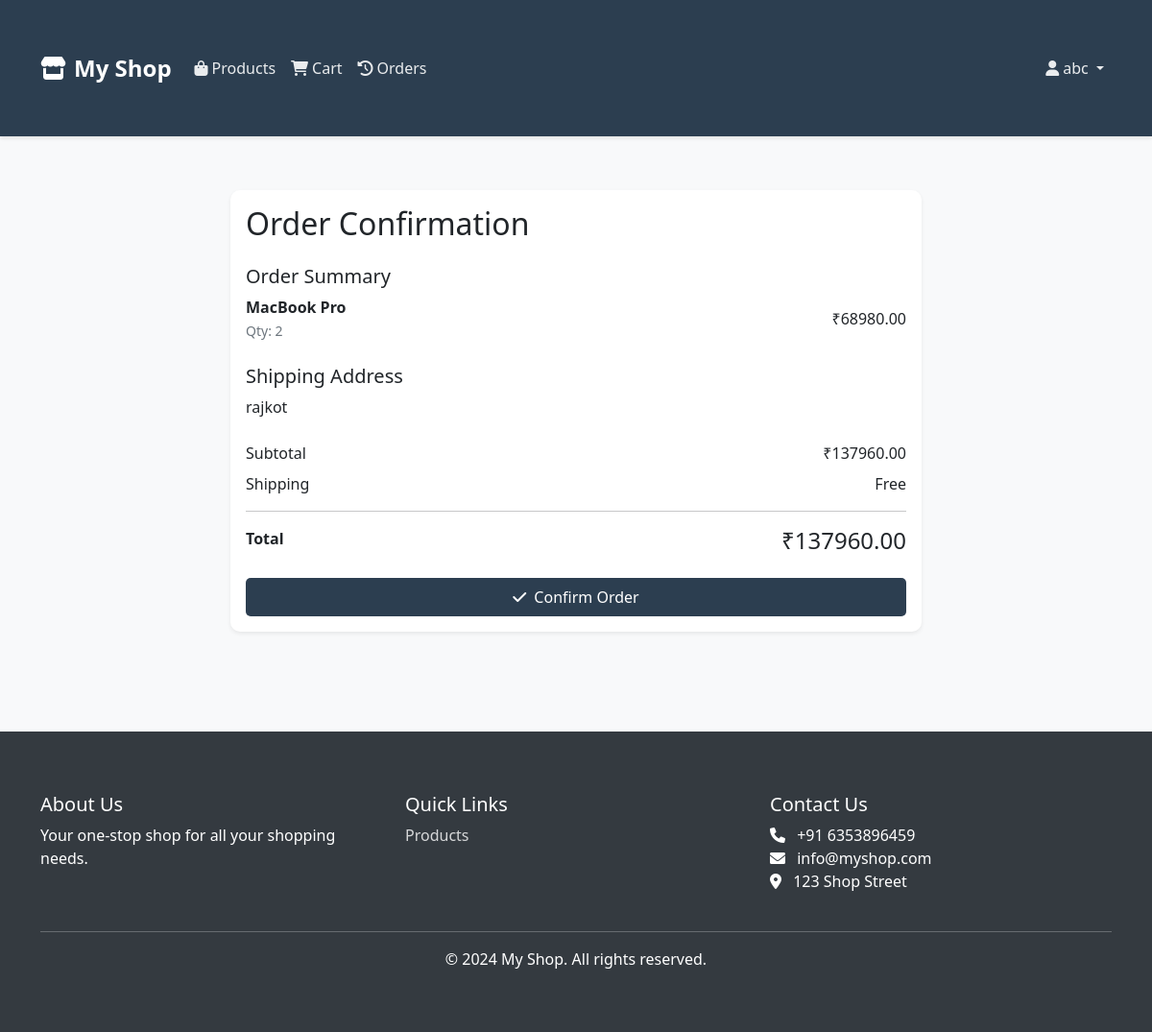
The app's page /checkout/ (signed in) with its own data.
### myapp/models.py (models this page shows, shortened)
class CartItem(models.Model):
    cart = models.ForeignKey(Cart, on_delete=models.CASCADE)
    product = models.ForeignKey(Product, on_delete=models.CASCADE)
    quantity = models.IntegerField(default=1)
    @property
    def get_total(self):
        if self.product.sale_price:
            total = self.product.sale_price * self.quantity
        else:
            total = self.product.price * self.quantity
        return total

class Product(models.Model):
    name = models.CharField(max_length=100)
    category = models.ForeignKey(Category, on_delete=models.CASCADE, related_name='products')
    description = models.TextField()
    price = models.DecimalField(max_digits=10, decimal_places=2)
    sale_price = models.DecimalField(max_digits=10, decimal_places=2, null=True, blank=True)
    stock = models.IntegerField(default=0)
    material = models.CharField(max_length=100)
    product_image = models.ImageField(upload_to='product_images/')
    additional_images = models.ManyToManyField('ProductImage', blank=True)
    created_at = models.DateTimeField(auto_now_add=True)
    updated_at = models.DateTimeField(auto_now=True)
    is_active = models.BooleanField(default=True)
    is_featured = models.BooleanField(default=False)

class Customer(models.Model):
    user = models.OneToOneField(User, on_delete=models.CASCADE)
    profile_pic = models.ImageField(upload_to='profile_pic/CustomerProfilePic/', null=True, blank=True)
    address = models.CharField(max_length=40)
    mobile = models.CharField(max_length=20, null=False)

### myapp/views.py (the view, shortened to what this page needs)
# urls.py: path('checkout/', views.checkout, name='checkout'),
@login_required(login_url='login')
def checkout(request):
    try:
        cart = Cart.objects.get(customer=request.user.customer)
        cart_items = cart.cartitem_set.all()
        if not cart_items:
            messages.error(request, 'Your cart is empty!')
            return redirect('cart')
        return render(request, 'myapp/checkout.html', {
            'cart_items': cart_items,
            'total': cart.get_cart_total
        })
    except Cart.DoesNotExist:
        messages.error(request, 'Your cart is empty!')
        return redirect('cart')

### myapp/models.py (called while the page is built)
    @property
    def get_cart_total(self):
        cartitems = self.cartitem_set.all()
        total = sum([item.get_total for item in cartitems])
        return total

### myapp/templates/myapp/checkout.html (shortened to what this page needs)
{% extends 'myapp/base.html' %}
{% load static %}
{% block content %}
<div class="container py-4">
    <div class="row justify-content-center">
        <div class="col-md-8">
            <div class="card shadow-sm">
                <div class="card-body">
                    <h2 class="card-title mb-4">Order Confirmation</h2>
                    <div class="mb-4">
                        <h5>Order Summary</h5>
                        {% for item in cart_items %}
                            <div class="d-flex justify-content-between align-items-center mb-2">
                                <div>
                                    <span class="fw-bold">{{ item.product.name }}</span>
                                    <br>
                                    <small class="text-muted">Qty: {{ item.quantity }}</small>
                                </div>
                                <div class="text-end">
                                    {% if item.product.sale_price %}
                                        <span class="text-decoration-line-through text-muted me-2">₹{{ item.product.price }}</span>
                                        <span class="text-danger">₹{{ item.product.sale_price }}</span>
                                    {% else %}
                                        ₹{{ item.product.price }}
                                    {% endif %}
                                </div>
                            </div>
                        {% endfor %}
                    </div>
                    <div class="mb-4">
                        <h5>Shipping Address</h5>
                        <p class="mb-0">{{ user.customer.address }}</p>
                    </div>
                    <div class="mb-4">
                        <div class="d-flex justify-content-between mb-2">
                            <span>Subtotal</span>
                            <span>₹{{ total }}</span>
                        </div>
                        <div class="d-flex justify-content-between mb-2">
                            <span>Shipping</span>
                            <span>Free</span>
                        </div>
                        <hr>
                        <div class="d-flex justify-content-between">
                            <strong>Total</strong>
                            <strong class="h4 mb-0">₹{{ total }}</strong>
                        </div>
                    </div>
                    <form method="POST">
                        <button type="submit" class="btn btn-primary w-100">
                            <i class="fas fa-check me-2"></i>Confirm Order
                        </button>
                    </form>
                </div>
            </div>
        </div>
    </div>
</div>
{% endblock %}

### myapp/templates/myapp/base.html (shortened to what this page needs)
<!DOCTYPE html>
<html lang="en">
<head>
    <link href="https://cdn.jsdelivr.net/npm/bootstrap@5.1.3/dist/css/bootstrap.min.css" rel="stylesheet">
    <link rel="stylesheet" href="https://cdnjs.cloudflare.com/ajax/libs/font-awesome/6.0.0/css/all.min.css">
</head>
<body>
    <nav class="navbar navbar-expand-lg">
        <div class="container">
            <a class="navbar-brand" href="{% url 'product_list' %}">
                <i class="fas fa-store me-2"></i>My Shop
            </a>
            <div class="collapse navbar-collapse" id="navbarNav">
                <ul class="navbar-nav me-auto">
                    <li class="nav-item">
                        <a class="nav-link" href="{% url 'product_list' %}">
                            <i class="fas fa-shopping-bag me-1"></i>Products
                        </a>
                    </li>
                    {% if user.is_authenticated %}
                        {% if user.userprofile.user_type == 'shopkeeper' %}
                            <li class="nav-item">
                                <a class="nav-link {% if request.resolver_match.url_name == 'shopkeeper_dashboard' %}active{% endif %}" href="{% url 'shopkeeper_dashboard' %}">
                                    <i class="fas fa-tachometer-alt me-1"></i>Dashboard
                                </a>
                            </li>
                            <li class="nav-item">
                                <a class="nav-link {% if request.resolver_match.url_name == 'add_product' %}active{% endif %}" href="{% url 'add_product' %}">
                                    <i class="fas fa-plus me-1"></i>Add Product
                                </a>
                            </li>
                            <li class="nav-item">
                                <a class="nav-link {% if request.resolver_match.url_name == 'all_orders' %}active{% endif %}" href="{% url 'all_orders' %}">
                                    <i class="fas fa-list me-1"></i>All Orders
                                </a>
                            </li>
                        {% else %}
                            <li class="nav-item">
                                <a class="nav-link {% if request.resolver_match.url_name == 'cart' %}active{% endif %}" href="{% url 'cart' %}">
                                    <i class="fas fa-shopping-cart me-1"></i>Cart
                                </a>
                            </li>
                            <li class="nav-item">
                                <a class="nav-link {% if request.resolver_match.url_name == 'order_history' %}active{% endif %}" href="{% url 'order_history' %}">
                                    <i class="fas fa-history me-1"></i>Orders
                                </a>
                            </li>
                        {% endif %}
                    {% endif %}
                </ul>
                <ul class="navbar-nav">
                    {% if user.is_authenticated %}
                        <li class="nav-item dropdown">
                            <a class="nav-link dropdown-toggle" href="#" id="navbarDropdown" role="button" data-bs-toggle="dropdown">
                                <i class="fas fa-user me-1"></i>{{ user.username }}
                            </a>
                        </li>
                    {% endif %}
                </ul>
            </div>
        </div>
    </nav>
    <div class="container">
        {% block content %}
        {% endblock %}
    </div>
    <footer class="footer">
        <div class="container">
            <div class="row">
                <div class="col-md-4">
                    <h5>About Us</h5>
                    <p>Your one-stop shop for all your shopping needs.</p>
                </div>
                <div class="col-md-4">
                    <h5>Quick Links</h5>
                    <ul class="list-unstyled">
                        <li><a href="{% url 'product_list' %}">Products</a></li>
                    </ul>
                </div>
                <div class="col-md-4">
                    <h5>Contact Us</h5>
                    <ul class="list-unstyled">
                        <li><i class="fas fa-phone me-2"></i> +91 6353896459</li>
                        <li><i class="fas fa-envelope me-2"></i> info@myshop.com</li>
                        <li><i class="fas fa-map-marker-alt me-2"></i> 123 Shop Street</li>
                    </ul>
                </div>
            </div>
            <hr class="mt-4">
            <div class="text-center">
                <p class="mb-0">&copy; 2024 My Shop. All rights reserved.</p>
            </div>
        </div>
    </footer>
</body>
</html>

### myapp/templates/myapp/base.html (style rules this page uses)
:root { --primary-color: #2c3e50; --secondary-color: #2c3e50; --accent-color: #e74c3c; --light-gray: #f8f9fa; --dark-gray: #343a40; }
body { font-family: 'Segoe UI', Tahoma, Geneva, Verdana, sans-serif; background-color: var(--light-gray); }
.navbar { background-color: var(--primary-color); box-shadow: 0 2px 4px rgba(0,0,0,0.1); padding: 1rem 0; }
.navbar-brand { font-weight: bold; color: white !important; font-size: 1.5rem; }
.nav-link { color: rgba(255,255,255,0.9) !important; transition: color 0.3s ease; padding: 0.5rem 1rem; }
.container { padding-top: 2rem; padding-bottom: 2rem; }
.card { border: none; border-radius: 10px; box-shadow: 0 2px 4px rgba(0,0,0,0.1); transition: transform 0.3s ease; }
.btn-primary { background-color: var(--secondary-color); border: none; padding: 0.5rem 1.5rem; border-radius: 5px; transition: background-color 0.3s ease; }
.footer { background-color: var(--dark-gray); color: white; padding: 2rem 0; margin-top: 3rem; }
.footer a { color: rgba(255,255,255,0.8); text-decoration: none; transition: color 0.3s ease; }

### records on screen
CartItem: product.name "MacBook Pro", quantity "2", product.price "68980.00"

### other values on screen
{{ user.username }} "abc"
{{ user.customer.address }} "rajkot"
{{ total }} "137960.00"
